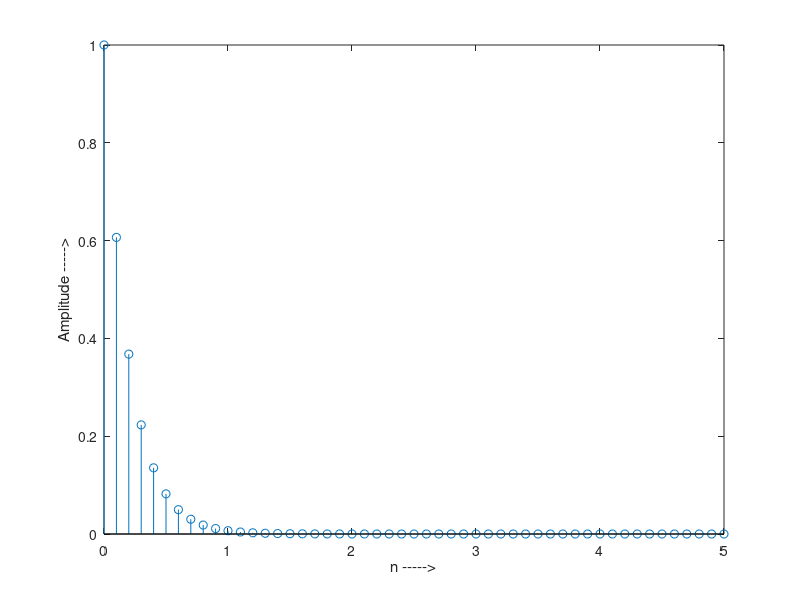

MATLAB code to generate this figure:
function[] = exponentialFunction()
clc;
clear all;
a = input('Enter the value of a: ');
N = input('Enter the value of N: ');
t = 0:0.1:N;
x = exp(-1*a*t);
stem(t, x);
xlabel('n ----->');
ylabel('Amplitude ----->');
end

